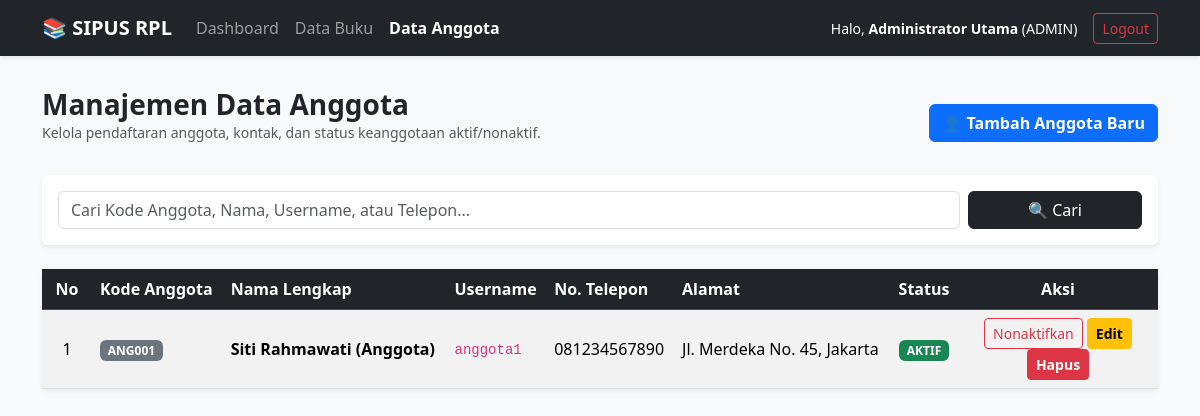
Screenshot of /anggota/index.php (signed in) with the database file from the repository.
### tables this page shows
CREATE TABLE IF NOT EXISTS `members` (
    `id` INT AUTO_INCREMENT PRIMARY KEY,
    `user_id` INT NOT NULL UNIQUE,
    `member_code` VARCHAR(20) NOT NULL UNIQUE,
    `phone` VARCHAR(20),
    `address` TEXT,
    `status` ENUM('aktif', 'nonaktif') NOT NULL DEFAULT 'aktif',
    `created_at` DATETIME DEFAULT CURRENT_TIMESTAMP,
    CONSTRAINT `fk_members_user` FOREIGN KEY (`user_id`) REFERENCES `users`(`id`) ON DELETE CASCADE
);

CREATE TABLE IF NOT EXISTS `users` (
    `id` INT AUTO_INCREMENT PRIMARY KEY,
    `username` VARCHAR(50) NOT NULL UNIQUE,
    `password` VARCHAR(255) NOT NULL,
    `full_name` VARCHAR(100) NOT NULL,
    `role` ENUM('admin', 'pustakawan', 'anggota') NOT NULL,
    `created_at` DATETIME DEFAULT CURRENT_TIMESTAMP
);

### anggota/index.php (the view, shortened to what this page needs)
<?php
require_once '../config/koneksi.php';
$keyword = isset($_GET['q']) ? trim($_GET['q']) : '';
if (!empty($keyword)) {
    $search_term = "%" . $keyword . "%";
    $sql = "SELECT m.*, u.username, u.full_name
            FROM members m
            JOIN users u ON m.user_id = u.id
            WHERE m.member_code LIKE ? OR u.full_name LIKE ? OR u.username LIKE ? OR m.phone LIKE ?
            ORDER BY m.id DESC";
    $stmt = mysqli_prepare($koneksi, $sql);
    mysqli_stmt_bind_param($stmt, "ssss", $search_term, $search_term, $search_term, $search_term);
    mysqli_stmt_execute($stmt);
    $result = mysqli_stmt_get_result($stmt);
} else {
    $sql = "SELECT m.*, u.username, u.full_name
            FROM members m
            JOIN users u ON m.user_id = u.id
            ORDER BY m.id DESC";
    $result = mysqli_query($koneksi, $sql);
}
?>
<!DOCTYPE html>
<html lang="id">
<head>
    <link href="https://cdn.jsdelivr.net/npm/bootstrap@5.3.2/dist/css/bootstrap.min.css" rel="stylesheet">
</head>
<body class="bg-light">
    <nav class="navbar navbar-expand-lg navbar-dark bg-dark shadow-sm mb-4">
        <div class="container">
            <a class="navbar-brand fw-bold" href="../dashboard_admin.php">📚 SIPUS RPL</a>
            <div class="collapse navbar-collapse" id="navbarNav">
                <ul class="navbar-nav me-auto">
                    <li class="nav-item">
                        <a class="nav-link" href="<?= $_SESSION['role'] === 'admin' ? '../dashboard_admin.php' : '../dashboard_pustakawan.php'; ?>">Dashboard</a>
                    </li>
                    <li class="nav-item">
                        <a class="nav-link" href="../buku/index.php">Data Buku</a>
                    </li>
                    <li class="nav-item">
                        <a class="nav-link active fw-bold" href="index.php">Data Anggota</a>
                    </li>
                </ul>
                <div class="d-flex align-items-center">
                    <span class="text-white me-3 small">Halo, <strong><?= htmlspecialchars($_SESSION['full_name']); ?></strong> (<?= strtoupper($_SESSION['role']); ?>)</span>
                    <a href="../logout.php" class="btn btn-outline-danger btn-sm">Logout</a>
                </div>
            </div>
        </div>
    </nav>
    <div class="container py-2">
        <div class="d-flex justify-content-between align-items-center mb-3">
            <div>
                <h3 class="fw-bold text-dark mb-0">Manajemen Data Anggota</h3>
                <p class="text-muted small">Kelola pendaftaran anggota, kontak, dan status keanggotaan aktif/nonaktif.</p>
            </div>
            <a href="tambah.php" class="btn btn-primary fw-semibold">
                👤 Tambah Anggota Baru
            </a>
        </div>
        <div class="card shadow-sm border-0 mb-4">
            <div class="card-body p-3">
                <form action="index.php" method="GET" class="row g-2">
                    <div class="col-md-10">
                        <input type="text" name="q" class="form-control" placeholder="Cari Kode Anggota, Nama, Username, atau Telepon..." value="<?= htmlspecialchars($keyword); ?>">
                    </div>
                    <div class="col-md-2 d-flex gap-1">
                        <button type="submit" class="btn btn-dark w-100">🔍 Cari</button>
                    </div>
                </form>
            </div>
        </div>
        <div class="card shadow-sm border-0">
            <div class="card-body p-0">
                <div class="table-responsive">
                    <table class="table table-hover table-striped align-middle mb-0">
                        <thead class="table-dark">
                            <tr>
                                <th class="text-center" style="width: 50px;">No</th>
                                <th>Kode Anggota</th>
                                <th>Nama Lengkap</th>
                                <th>Username</th>
                                <th>No. Telepon</th>
                                <th>Alamat</th>
                                <th class="text-center">Status</th>
                                <th class="text-center" style="width: 200px;">Aksi</th>
                            </tr>
                        </thead>
                        <tbody>
                            <?php
                            $no = 1;
                            if ($result && mysqli_num_rows($result) > 0):
                                while ($row = mysqli_fetch_assoc($result)):
                            ?>
                                <tr>
                                    <td class="text-center"><?= $no++; ?></td>
                                    <td><span class="badge bg-secondary"><?= htmlspecialchars($row['member_code']); ?></span></td>
                                    <td><strong><?= htmlspecialchars($row['full_name']); ?></strong></td>
                                    <td><code><?= htmlspecialchars($row['username']); ?></code></td>
                                    <td><?= htmlspecialchars($row['phone'] ?: '-'); ?></td>
                                    <td><?= htmlspecialchars($row['address'] ?: '-'); ?></td>
                                    <td class="text-center">
                                        <?php if ($row['status'] === 'aktif'): ?>
                                            <span class="badge bg-success">AKTIF</span>
                                        <?php else: ?>
                                            <span class="badge bg-danger">NONAKTIF</span>
                                        <?php endif; ?>
                                    </td>
                                    <td class="text-center">
                                        <a href="status.php?id=<?= $row['id']; ?>" class="btn btn-sm <?= $row['status'] === 'aktif' ? 'btn-outline-danger' : 'btn-outline-success'; ?>" onclick="return confirm('Ubah status keanggotaan ini?');">
                                            <?= $row['status'] === 'aktif' ? 'Nonaktifkan' : 'Aktifkan'; ?>
                                        </a>
                                        <a href="edit.php?id=<?= $row['id']; ?>" class="btn btn-warning btn-sm fw-semibold">Edit</a>
                                        <a href="hapus.php?id=<?= $row['id']; ?>" class="btn btn-danger btn-sm fw-semibold" onclick="return confirm('Hapus anggota ini beserta riwayat peminjamannya?');">Hapus</a>
                                    </td>
                                </tr>
                            <?php
                                endwhile;
                            else:
                            ?>
                                <tr>
                                    <td colspan="8" class="text-center py-4 text-muted">Data anggota tidak ditemukan.</td>
                                </tr>
                            <?php endif; ?>
                        </tbody>
                    </table>
                </div>
            </div>
        </div>
    </div>
</body>
</html>

### rows the page displays
members: member_code "ANG001", user.full_name "Siti Rahmawati (Anggota)", user.username "anggota1", phone "081234567890", address "Jl. Merdeka No. 45, Jakarta", status "AKTIF"

### other values shown
$_SESSION['full_name'] "Administrator Utama"
$_SESSION['role'] "ADMIN"
